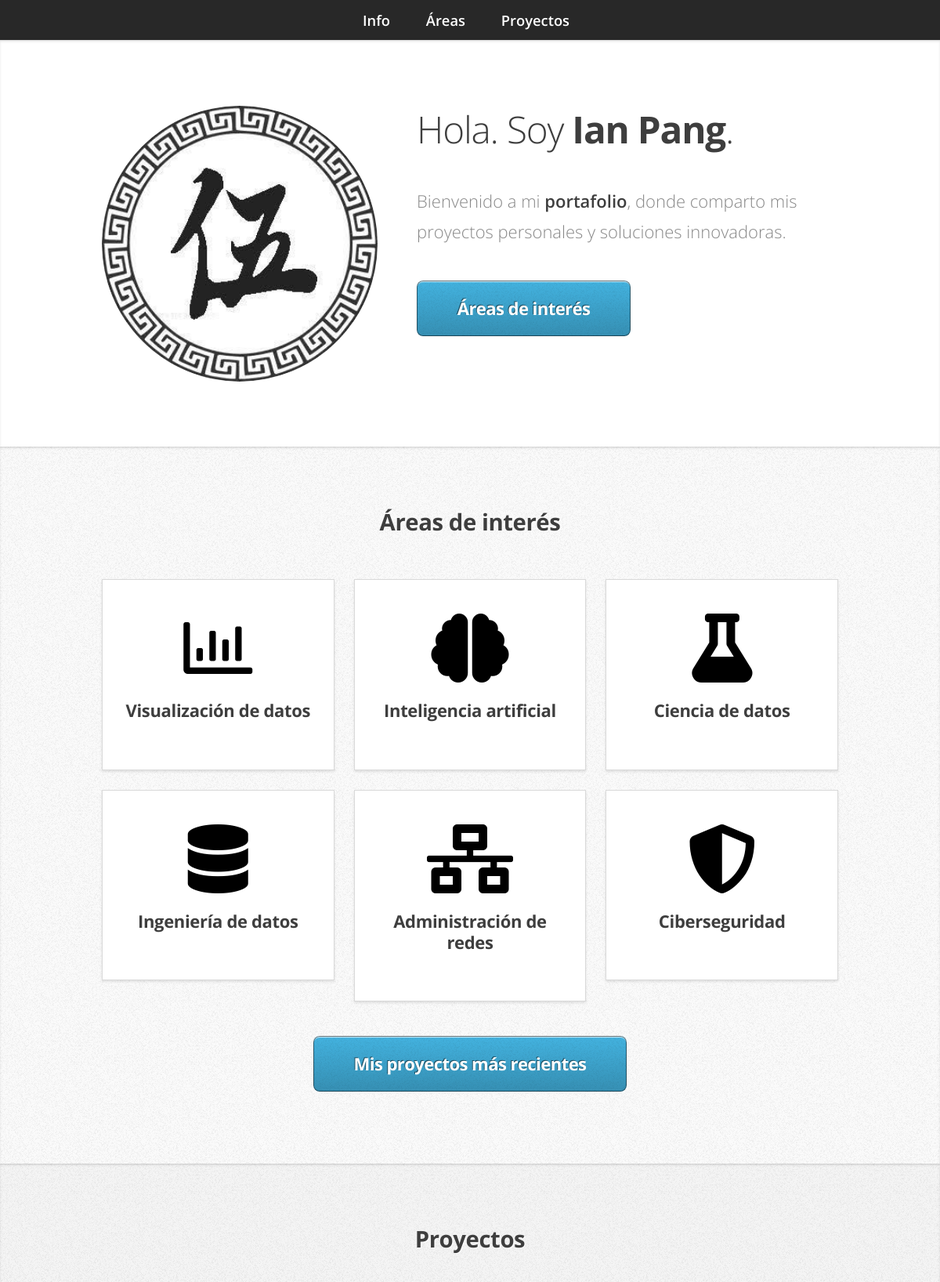
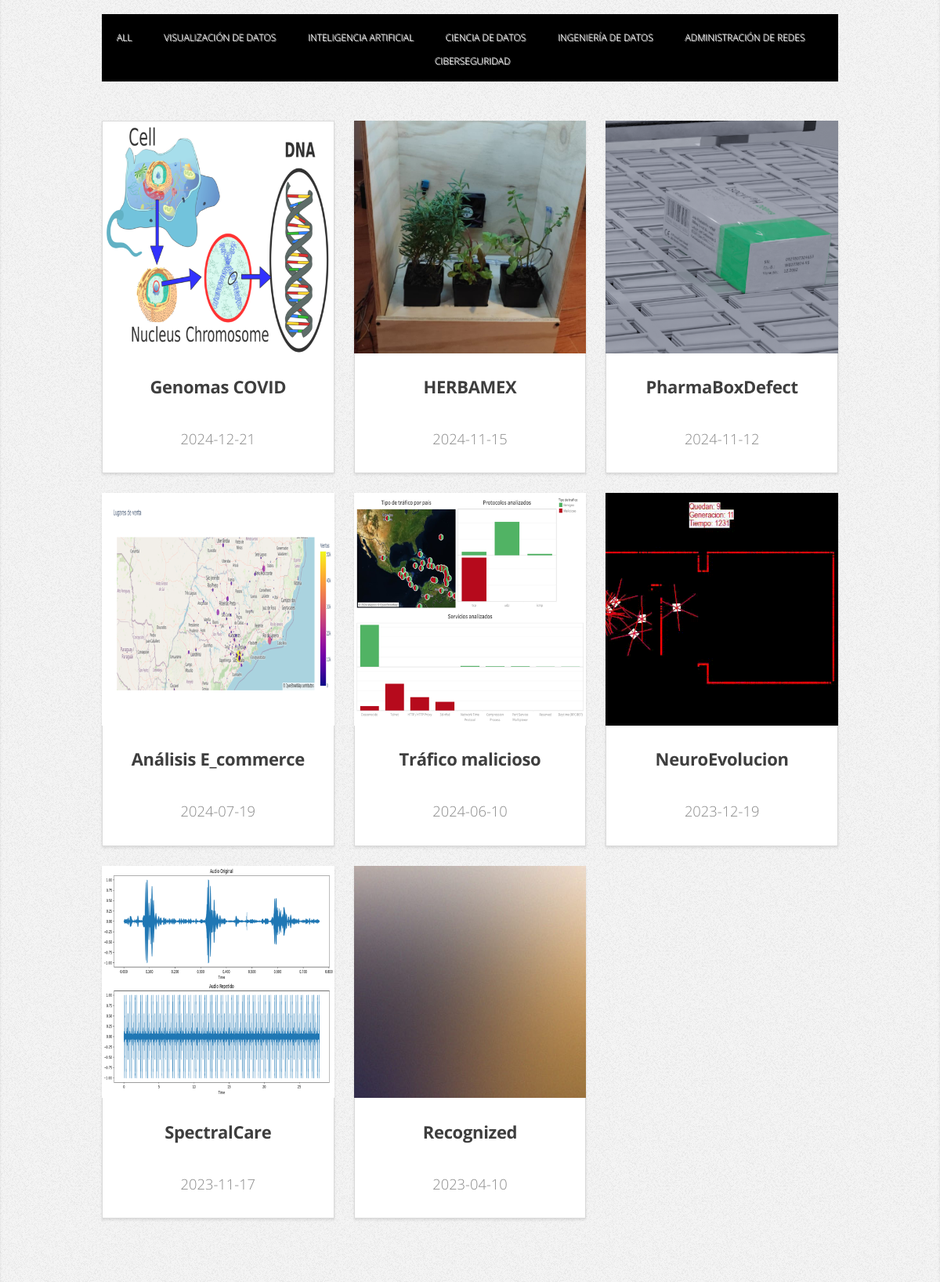
The page / (upper part) on the database its author committed (2 pictures, top to bottom).
### app/models/categorias.py (models this page shows, shortened)
class Categorias(db.Model):
    __tablename__ = 'categorias'
    id = db.Column(db.Integer, primary_key=True)
    nombre = db.Column(db.String(128), nullable=False)
    estilo = db.Column(db.String(128), nullable=False)

### app/models/proyectos.py (models this page shows, shortened)
class Proyectos(db.Model):
    __tablename__ = 'proyectos'
    id = db.Column(db.Integer, primary_key=True)
    fecha = db.Column(db.Date, nullable=False)
    titulo = db.Column(db.String(128), nullable=False)
    path = db.Column(db.String(256), nullable=True)
    portada = db.Column(db.String(256), nullable=True)

### app/routes.py (the view)
@bp.route("/")
def index():
    return render_template('index.html',
                            projects=Proyectos.query.order_by(Proyectos.fecha.desc()).all(),
                            categorias=Categorias.query.all(),
                            categorias1=Categorias.query.all())

### app/templates/index.html (shortened to what this page needs)
{% extends "base.html" %}
{% block content %}
	<nav id="nav">
		<ul class="container">
			<li><a href="#top">Info</a></li>
			<li><a href="#work">Áreas</a></li>
			<li><a href="#portfolio">Proyectos</a></li>
		</ul>
	</nav>
	<article id="top" class="wrapper style1">
		<div class="container">
			<div class="row">
				<div class="col-4 col-5-large col-12-medium">
					<span class="image fit"><img src="{{ url_for('static', filename="images/Logo.jpg")}}" alt="" /></span>
				</div>
				<div class="col-8 col-7-large col-12-medium">
					<header>
						<h1>Hola. Soy <strong>Ian Pang</strong>.</h1>
					</header>
					<p>Bienvenido a mi <strong>portafolio</strong>, donde comparto mis proyectos personales y soluciones innovadoras.</p>
					<a href="#work" class="button large scrolly">Áreas de interés</a>
				</div>
			</div>
		</div>
	</article>
	<article id="work" class="wrapper style2">
		<div class="container">
			<header>
				<h2>Áreas de interés</h2>
			</header>
			<div class="row aln-center">
				{% for categoria in categorias %}
				<div class="col-4 col-6-medium col-12-small">
					<section class="box style1">
						<span class="{{ categoria.estilo }}"></span>
						<h3>{{ categoria.nombre }}</h3>
					</section>
				</div>
				{% endfor %}
			</div>
			<footer>
				<a href="#portfolio" class="button large scrolly">Mis proyectos más recientes</a>
			</footer>
		</div>
	</article>
	<article id="portfolio" class="wrapper style3">
		<div class="container">
			<header>
				<h2>Proyectos</h2>
			</header>
			<div class="projects_fillter">
				<ul class="filter list">
					<li class="category-filter" href="#" data-category="ALL">ALL</li>
					{% for categoria1 in categorias1 %}
						<li class="category-filter" href="#" data-category="{{categoria1.nombre}}">{{categoria1.nombre}}</li>
					{% endfor %}
				</ul>
			</div>
			<div class="row" id="project-container">
				{% for project in projects %}
				<div class="col-4 col-6-medium col-12-small">
					<article class="box style2">
						{% if project.path and project.portada %}
							<a href="{{ project.path }}" class="image featured"><img src="{{ url_for('static', filename="images/"+project.portada)}}" alt="" /></a>
							<h3><a href="{{ project.path }}">{{ project.titulo }}</a></h3>
						{% else %}
							<a href="/" class="image featured"><img src="{{ url_for('static', filename="images/pic00.jpg")}}" alt="" /></a>
							<h3><a href="/">{{ project.titulo }}</a></h3>
						{% endif %}
						<p>{{ project.fecha }}</p>
					</article>
				</div>
				{% endfor %}
			</div>
		</div>
	</article>
{% endblock %}

### app/templates/base.html (shortened to what this page needs)
<!DOCTYPE HTML>
<html>
	<head>
		<link rel="stylesheet" href="{{ url_for('static', filename="assets/css/main.css")}}" />
	</head>
	<body class="is-preload">
    {% block content %}{% endblock %}
	</body>
</html>

### rows shown on the page
Categorias: nombre "Visualización de datos", nombre "VISUALIZACIÓN DE DATOS"
Categorias: nombre "Inteligencia artificial", nombre "INTELIGENCIA ARTIFICIAL"
Categorias: nombre "Ciencia de datos", nombre "CIENCIA DE DATOS"
Categorias: nombre "Ingeniería de datos", nombre "INGENIERÍA DE DATOS"
Categorias: nombre "Administración de redes", nombre "ADMINISTRACIÓN DE REDES"
Categorias: nombre "Ciberseguridad", nombre "CIBERSEGURIDAD"
Proyectos: portada (picture), titulo "Genomas COVID", fecha "2024-12-21"
Proyectos: portada (picture), titulo "HERBAMEX", fecha "2024-11-15"
Proyectos: portada (picture), titulo "PharmaBoxDefect", fecha "2024-11-12"
Proyectos: portada (picture), titulo "Análisis E_commerce", fecha "2024-07-19"
Proyectos: portada (picture), titulo "Tráfico malicioso", fecha "2024-06-10"
Proyectos: portada (picture), titulo "NeuroEvolucion", fecha "2023-12-19"
Proyectos: portada (picture), titulo "SpectralCare", fecha "2023-11-17"
Proyectos: titulo "Recognized", fecha "2023-04-10"
